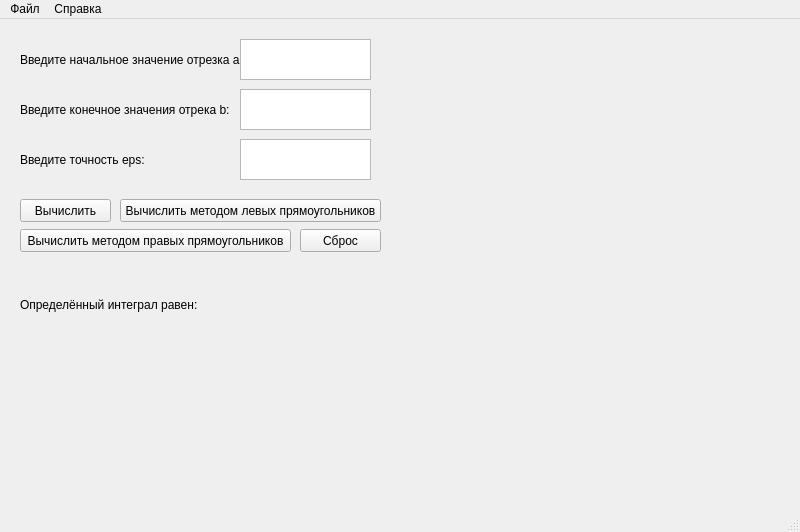
<?xml version="1.0" encoding="UTF-8"?>
<ui version="4.0">
 <class>MainWindow</class>
 <widget class="QMainWindow" name="MainWindow">
  <property name="geometry">
   <rect>
    <x>0</x>
    <y>0</y>
    <width>800</width>
    <height>532</height>
   </rect>
  </property>
  <property name="windowTitle">
   <string>MainWindow</string>
  </property>
  <widget class="QWidget" name="centralwidget">
   <widget class="QLabel" name="label">
    <property name="geometry">
     <rect>
      <x>20</x>
      <y>20</y>
      <width>221</width>
      <height>41</height>
     </rect>
    </property>
    <property name="text">
     <string>Введите начальное значение отрезка a:</string>
    </property>
   </widget>
   <widget class="QLabel" name="label_2">
    <property name="geometry">
     <rect>
      <x>20</x>
      <y>70</y>
      <width>221</width>
      <height>41</height>
     </rect>
    </property>
    <property name="text">
     <string>Введите конечное значения отрека b:</string>
    </property>
   </widget>
   <widget class="QLabel" name="label_3">
    <property name="geometry">
     <rect>
      <x>20</x>
      <y>120</y>
      <width>221</width>
      <height>41</height>
     </rect>
    </property>
    <property name="text">
     <string>Введите точность eps:</string>
    </property>
   </widget>
   <widget class="QTextEdit" name="textEdit">
    <property name="geometry">
     <rect>
      <x>240</x>
      <y>20</y>
      <width>131</width>
      <height>41</height>
     </rect>
    </property>
   </widget>
   <widget class="QTextEdit" name="textEdit_2">
    <property name="geometry">
     <rect>
      <x>240</x>
      <y>70</y>
      <width>131</width>
      <height>41</height>
     </rect>
    </property>
   </widget>
   <widget class="QTextEdit" name="textEdit_3">
    <property name="geometry">
     <rect>
      <x>240</x>
      <y>120</y>
      <width>131</width>
      <height>41</height>
     </rect>
    </property>
   </widget>
   <widget class="QPushButton" name="pushButton">
    <property name="geometry">
     <rect>
      <x>20</x>
      <y>180</y>
      <width>91</width>
      <height>23</height>
     </rect>
    </property>
    <property name="text">
     <string>Вычислить</string>
    </property>
   </widget>
   <widget class="QPushButton" name="pushButton_2">
    <property name="geometry">
     <rect>
      <x>300</x>
      <y>210</y>
      <width>81</width>
      <height>23</height>
     </rect>
    </property>
    <property name="text">
     <string>Сброс</string>
    </property>
   </widget>
   <widget class="QLabel" name="label_4">
    <property name="geometry">
     <rect>
      <x>20</x>
      <y>260</y>
      <width>181</width>
      <height>51</height>
     </rect>
    </property>
    <property name="text">
     <string>Определённый интеграл равен:</string>
    </property>
   </widget>
   <widget class="QLabel" name="label_5">
    <property name="geometry">
     <rect>
      <x>200</x>
      <y>260</y>
      <width>191</width>
      <height>51</height>
     </rect>
    </property>
    <property name="text">
     <string/>
    </property>
   </widget>
   <widget class="QLabel" name="label_6">
    <property name="geometry">
     <rect>
      <x>400</x>
      <y>20</y>
      <width>381</width>
      <height>431</height>
     </rect>
    </property>
    <property name="text">
     <string/>
    </property>
    <property name="pixmap">
     <pixmap>Graphics/msg1786094530-102756.000001.jpg</pixmap>
    </property>
   </widget>
   <widget class="QPushButton" name="pushButton_3">
    <property name="geometry">
     <rect>
      <x>120</x>
      <y>180</y>
      <width>261</width>
      <height>23</height>
     </rect>
    </property>
    <property name="text">
     <string>Вычислить методом левых прямоугольников</string>
    </property>
   </widget>
   <widget class="QPushButton" name="pushButton_4">
    <property name="geometry">
     <rect>
      <x>20</x>
      <y>210</y>
      <width>271</width>
      <height>23</height>
     </rect>
    </property>
    <property name="text">
     <string>Вычислить методом правых прямоугольников</string>
    </property>
   </widget>
  </widget>
  <widget class="QMenuBar" name="menubar">
   <property name="geometry">
    <rect>
     <x>0</x>
     <y>0</y>
     <width>800</width>
     <height>21</height>
    </rect>
   </property>
   <widget class="QMenu" name="menu">
    <property name="title">
     <string>Файл</string>
    </property>
    <addaction name="action"/>
   </widget>
   <widget class="QMenu" name="menu_2">
    <property name="title">
     <string>Справка</string>
    </property>
    <addaction name="action_2"/>
   </widget>
   <addaction name="menu"/>
   <addaction name="menu_2"/>
  </widget>
  <widget class="QStatusBar" name="statusbar"/>
  <action name="action">
   <property name="text">
    <string>Выход</string>
   </property>
  </action>
  <action name="action_2">
   <property name="text">
    <string>Об авторах</string>
   </property>
  </action>
 </widget>
 <resources/>
 <connections>
  <connection>
   <sender>pushButton_2</sender>
   <signal>clicked()</signal>
   <receiver>textEdit</receiver>
   <slot>clear()</slot>
   <hints>
    <hint type="sourcelabel">
     <x>347</x>
     <y>222</y>
    </hint>
    <hint type="destinationlabel">
     <x>305</x>
     <y>61</y>
    </hint>
   </hints>
  </connection>
  <connection>
   <sender>pushButton_2</sender>
   <signal>clicked()</signal>
   <receiver>textEdit_2</receiver>
   <slot>clear()</slot>
   <hints>
    <hint type="sourcelabel">
     <x>347</x>
     <y>222</y>
    </hint>
    <hint type="destinationlabel">
     <x>305</x>
     <y>111</y>
    </hint>
   </hints>
  </connection>
  <connection>
   <sender>pushButton_2</sender>
   <signal>clicked()</signal>
   <receiver>textEdit_3</receiver>
   <slot>clear()</slot>
   <hints>
    <hint type="sourcelabel">
     <x>347</x>
     <y>222</y>
    </hint>
    <hint type="destinationlabel">
     <x>305</x>
     <y>161</y>
    </hint>
   </hints>
  </connection>
  <connection>
   <sender>pushButton_2</sender>
   <signal>clicked()</signal>
   <receiver>label_6</receiver>
   <slot>clear()</slot>
   <hints>
    <hint type="sourcelabel">
     <x>347</x>
     <y>222</y>
    </hint>
    <hint type="destinationlabel">
     <x>590</x>
     <y>256</y>
    </hint>
   </hints>
  </connection>
  <connection>
   <sender>action</sender>
   <signal>triggered()</signal>
   <receiver>MainWindow</receiver>
   <slot>close()</slot>
   <hints>
    <hint type="sourcelabel">
     <x>-1</x>
     <y>-1</y>
    </hint>
    <hint type="destinationlabel">
     <x>399</x>
     <y>265</y>
    </hint>
   </hints>
  </connection>
 </connections>
</ui>
